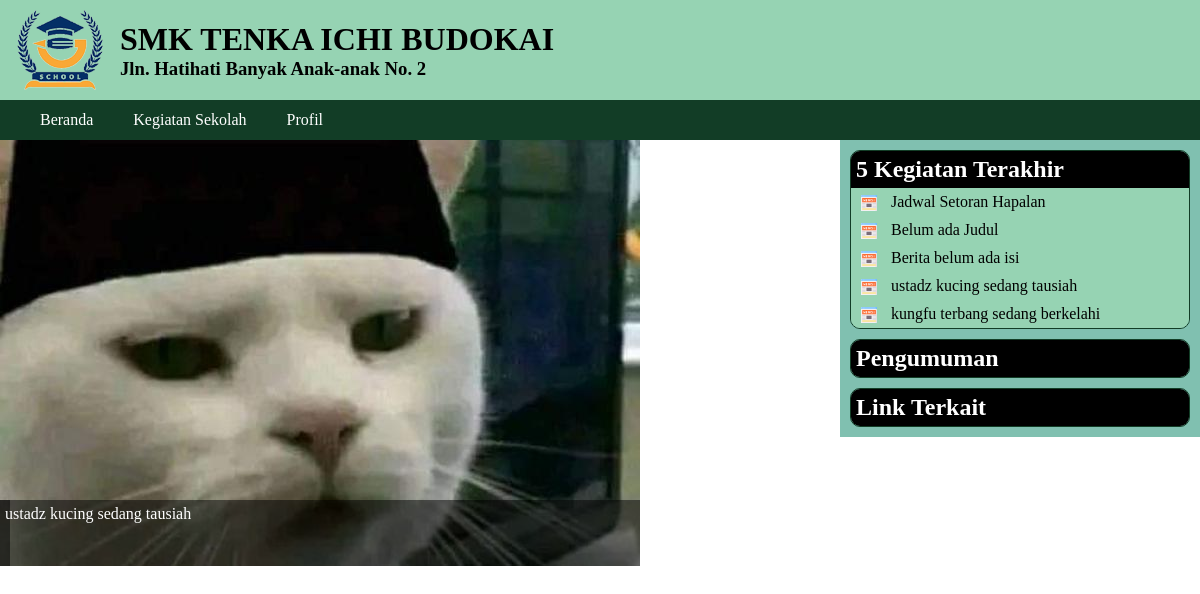
Before: / with the older database file.
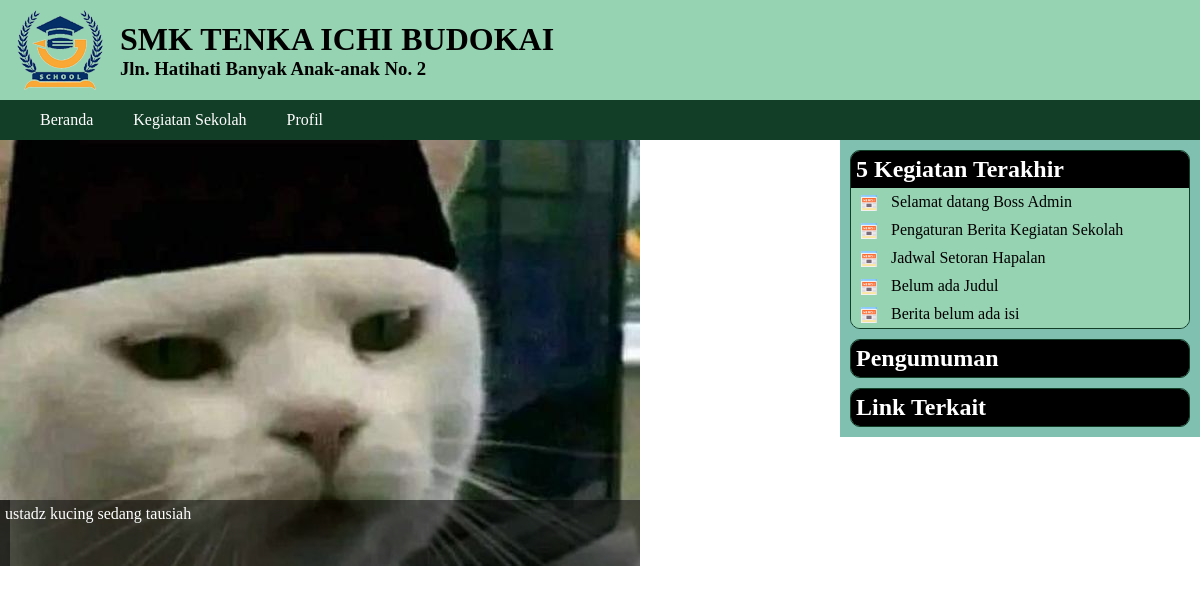
After: the same page with the newer database file.
### tables this page shows
CREATE TABLE `kegiatan` (
  `ID_kegiatan` int(10) NOT NULL,
  `judul_kegiatan` varchar(200) NOT NULL,
  `artikel_kegiatan` text NOT NULL,
  `tgl_upload` datetime NOT NULL,
  `ID_admin` int(2) NOT NULL
);

### admin/functions.php (called while the page is built, shortened)
<?php
function get_data( $sql ) {
    global $koneksi;
    $hasil = array();
    $query = mysqli_query($koneksi, $sql);
    if (mysqli_num_rows($query) == 0) {
        return $hasil;
    }
    else
    {
        while( $row = mysqli_fetch_assoc($query)){
            $hasil[] = $row;
        }
        return $hasil;
    }
}

### index.php (the view, shortened to what this page needs)
<?php
include "admin/config.php";
include "admin/functions.php";
$sql = " SELECT kegiatan.ID_kegiatan,
                kegiatan.judul_kegiatan,
                foto_kegiatan.foto
         FROM
         -- inner join gunanya mengambil hanya yang ada
         -- datanya di dalam kedua tabel
         kegiatan INNER JOIN foto_kegiatan
         ON
         kegiatan.ID_kegiatan = foto_kegiatan.ID_kegiatan
         -- group by gunanya supaya setiap berita hanya
         -- diwakili oleh satu ID saja, tidak ada duplikat
         GROUP BY
            kegiatan.ID_kegiatan
         -- order by + desc gunanya supaya mengambil
         -- ID berita yang terbaru
         ORDER BY
            kegiatan.ID_kegiatan DESC
         -- limit 0,4 gunanya membatasi hanya mengambil
         -- 4 berita saja
         LIMIT 0, 4  ";
$hasil = get_data($sql);
$sql2 = " SELECT ID_kegiatan,
                 judul_kegiatan
          FROM kegiatan
          ORDER BY ID_kegiatan DESC
          LIMIT 0,5 ";
$hasil2 = get_data($sql2);
include "header.php";
?>
<main>
<div id="frame">
<div class="slide" id="slide">
<?php
for ($i=0; $i<count($hasil); $i++) {
    echo <<< KUTIP
    <div class="item">
        <div class="teks">
            {$hasil[$i]["judul_kegiatan"]}
        </div>
        <img src="upload/{$hasil[$i]["foto"]}">
    </div>
KUTIP;
}
?>
</div>
</div>
<aside>
 <div class='widget'>
   <h2>5 Kegiatan Terakhir</h2>
   <ul class='daftar_link'>
<?php
for($i=0; $i<count($hasil2); $i++) {
    $id_kegiatan = $hasil2[$i]["ID_kegiatan"];
    $judul = $hasil2[$i]["judul_kegiatan"];
    echo "<li>
    <a href='kegiatan.php?id=$id_kegiatan'>
    $judul</a></li> ";
}
?>
   </ul>
 </div>
 <div class='widget'>
  <h2>Pengumuman</h2>
 </div>
 <div class='widget'>
  <h2>Link Terkait</h2>
 </div>
</aside>
</main>
</body>
</html>

Changed rows visible on the page:
no longer on one of the page's lists (row unchanged): kegiatan: judul_kegiatan "ustadz kucing sedang tausiah"
no longer on this page (row unchanged): kegiatan: judul_kegiatan "kungfu terbang sedang berkelahi", shown under "5 Kegiatan Terakhir"
added kegiatan: judul_kegiatan "Selamat datang Boss Admin", shown under "5 Kegiatan Terakhir"
added kegiatan: judul_kegiatan "Pengaturan Berita Kegiatan Sekolah", shown under "5 Kegiatan Terakhir"
